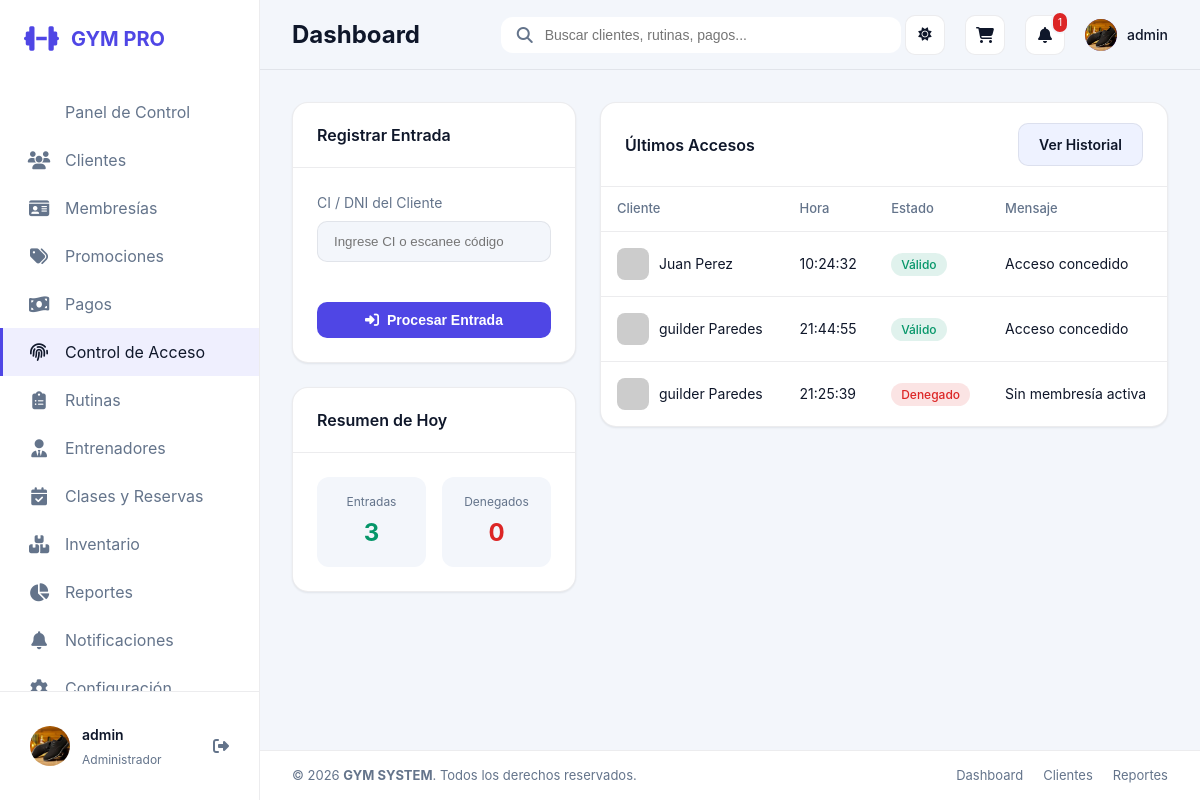
The page /acceso/ (signed in) on the database its author committed.
### apps/core/models.py (models this page shows, shortened)
class UserProfile(models.Model):
    ROLE_ADMIN = 'ADMIN'
    ROLE_RECEPTION = 'RECEPCIONISTA'
    ROLE_TRAINER = 'ENTRENADOR'
    ROLE_CLIENT = 'CLIENTE'
    ROLE_CHOICES = [
        (ROLE_ADMIN, 'Administrador'),
        (ROLE_RECEPTION, 'Recepcionista'),
        (ROLE_TRAINER, 'Entrenador'),
        (ROLE_CLIENT, 'Cliente'),
    ]
    user = models.OneToOneField(settings.AUTH_USER_MODEL, on_delete=models.CASCADE, related_name='profile')
    role = models.CharField(max_length=20, choices=ROLE_CHOICES, default=ROLE_RECEPTION)
    profile_photo = models.ImageField(upload_to='perfiles/', blank=True, null=True)
    client = models.OneToOneField(Client, on_delete=models.SET_NULL, null=True, blank=True, related_name='auth_profile')
    trainer = models.OneToOneField(Trainer, on_delete=models.SET_NULL, null=True, blank=True, related_name='auth_profile')
    @property
    def role_label(self):
        return self.get_role_display()

### apps/access/models.py (models this page shows, shortened)
class AccessRecord(models.Model):
    client = models.ForeignKey(Client, on_delete=models.CASCADE)
    timestamp = models.DateTimeField(default=timezone.now)
    entry_type = models.CharField(max_length=50, choices=[
        ('ENTRADA', 'Entrada'),
        ('SALIDA', 'Salida'),
    ], default='ENTRADA')
    method = models.CharField(max_length=50, choices=[
        ('QR', 'QR'),
        ('CODIGO', 'Código'),
        ('HUELLA', 'Huella'),
    ], default='CODIGO')
    valid = models.BooleanField(default=True)
    message = models.CharField(max_length=255, blank=True)

### apps/clients/models.py (models this page shows, shortened)
class Client(models.Model):
    first_name = models.CharField(max_length=120)
    last_name = models.CharField(max_length=120)
    ci = models.CharField(max_length=40, unique=True)
    phone = models.CharField(max_length=40)
    email = models.EmailField(blank=True)
    profile_photo = models.ImageField(upload_to='clientes/', blank=True, null=True)
    join_date = models.DateField(default=timezone.now)
    is_active = models.BooleanField(default=True)
    height_cm = models.DecimalField(max_digits=5, decimal_places=2, blank=True, null=True)
    weight_kg = models.DecimalField(max_digits=5, decimal_places=2, blank=True, null=True)
    trainer = models.ForeignKey(Trainer, on_delete=models.SET_NULL, blank=True, null=True, related_name='clients')
    notes = models.TextField(blank=True)
    @property
    def full_name(self):
        return f'{self.first_name} {self.last_name}'

### apps/access/views.py (the view, shortened to what this page needs)
# urls.py: path('', views.access_panel, name='access_panel'),
@role_required(UserProfile.ROLE_ADMIN, UserProfile.ROLE_RECEPTION)
def access_panel(request):
    recent_access = AccessRecord.objects.all().order_by('-timestamp')[:20]
    context = {'recent_access': recent_access}
    return render(request, 'access/access_panel.html', context)

### apps/core/permissions.py (called while the page is built)
def get_user_profile(user):
    if not user or not user.is_authenticated:
        return None
    default_role = UserProfile.ROLE_ADMIN if user.is_superuser else UserProfile.ROLE_RECEPTION
    profile, _ = UserProfile.objects.get_or_create(
        user=user,
        defaults={'role': default_role},
    )
    if user.is_superuser and profile.role != UserProfile.ROLE_ADMIN:
        profile.role = UserProfile.ROLE_ADMIN
        profile.save(update_fields=['role'])
    return profile

def get_user_role(user):
    if not user or not user.is_authenticated:
        return None
    if user.is_superuser:
        return UserProfile.ROLE_ADMIN
    profile = get_user_profile(user)
    return profile.role if profile else None

def get_role_label(role):
    return ROLE_LABELS.get(role, 'Sin rol')

def get_linked_client(user):
    profile = get_user_profile(user)
    return profile.client if profile else None

def get_linked_trainer(user):
    profile = get_user_profile(user)
    return profile.trainer if profile else None

def has_role(user, *allowed_roles):
    role = get_user_role(user)
    return role in allowed_roles

def role_required(*allowed_roles):
    def decorator(view_func):
        @wraps(view_func)
        def wrapped_view(request, *args, **kwargs):
            if not request.user.is_authenticated:
                return redirect('login')
            if has_role(request.user, *allowed_roles):
                return view_func(request, *args, **kwargs)
            messages.error(request, 'No tienes permisos para acceder a esta sección.')
            return redirect('dashboard')
        return wrapped_view
    return decorator

### templates/access/access_panel.html (shortened to what this page needs)
{% extends 'base.html' %}
{% block content %}
<div class="dashboard-grid" style="grid-template-columns: 1fr 2fr;">
    <div class="grid-left">
        <div class="card">
            <div class="card-header">
                <h3 class="card-title">Registrar Entrada</h3>
            </div>
            <div class="card-body">
                <form action="" method="POST">
                    <div class="form-group">
                        <label for="ci">CI / DNI del Cliente</label>
                        <input type="text" name="ci" id="ci" class="form-control" placeholder="Ingrese CI o escanee código" autofocus required>
                    </div>
                    <button type="submit" class="btn btn-primary" style="width: 100%; justify-content: center; margin-top: 20px;">
                        <i class="fas fa-sign-in-alt"></i> Procesar Entrada
                    </button>
                </form>
            </div>
        </div>
        <div class="card" style="margin-top: 24px;">
            <div class="card-header">
                <h3 class="card-title">Resumen de Hoy</h3>
            </div>
            <div class="card-body">
                <div style="display: grid; grid-template-columns: 1fr 1fr; gap: 16px;">
                    <div style="background: var(--bg-body); padding: 16px; border-radius: 12px; text-align: center;">
                        <span style="display: block; font-size: 12px; color: var(--text-muted); margin-bottom: 4px;">Entradas</span>
                        <span style="font-size: 24px; font-weight: 700; color: var(--color-success);">{{ recent_access.count }}</span>
                    </div>
                    <div style="background: var(--bg-body); padding: 16px; border-radius: 12px; text-align: center;">
                        <span style="display: block; font-size: 12px; color: var(--text-muted); margin-bottom: 4px;">Denegados</span>
                        <span style="font-size: 24px; font-weight: 700; color: var(--color-danger);">0</span>
                    </div>
                </div>
            </div>
        </div>
    </div>
    <div class="grid-right">
        <div class="card">
            <div class="card-header">
                <h3 class="card-title">Últimos Accesos</h3>
                <a href="{% url 'access_history' %}" class="btn btn-secondary btn-sm">Ver Historial</a>
            </div>
            <div class="card-body" style="padding: 0;">
                <div class="table-container">
                    <table>
                        <thead>
                            <tr>
                                <th>Cliente</th>
                                <th>Hora</th>
                                <th>Estado</th>
                                <th>Mensaje</th>
                            </tr>
                        </thead>
                        <tbody>
                            {% for access in recent_access %}
                            <tr>
                                <td>
                                    <div style="display: flex; align-items: center; gap: 10px;">
                                        <img src="https://ui-avatars.com/api/?name={{ access.client.full_name }}&background=random" style="width: 32px; height: 32px; border-radius: 8px;">
                                        <span>{{ access.client.full_name }}</span>
                                    </div>
                                </td>
                                <td>{{ access.timestamp|date:"H:i:s" }}</td>
                                <td>
                                    {% if access.valid %}
                                    <span class="badge-status status-active">Válido</span>
                                    {% else %}
                                    <span class="badge-status status-expired">Denegado</span>
                                    {% endif %}
                                </td>
                                <td>{{ access.message }}</td>
                            </tr>
                            {% empty %}
                            <tr>
                                <td colspan="4" style="text-align: center; padding: 48px; color: var(--text-muted);">No hay registros recientes.</td>
                            </tr>
                            {% endfor %}
                        </tbody>
                    </table>
                </div>
            </div>
        </div>
    </div>
</div>
{% endblock %}

### templates/components/sidebar.html (shortened to what this page needs)
<aside class="sidebar" id="sidebar">
    <div class="sidebar-header">
        <a href="{% url 'dashboard' %}" class="logo">
            <i class="fas fa-dumbbell"></i>
            <span>GYM PRO</span>
        </a>
    </div>
    <nav class="sidebar-nav">
        <a href="{% url 'dashboard' %}" class="nav-item {% if request.resolver_match.url_name == 'dashboard' %}active{% endif %}">
            <span>Panel de Control</span>
        </a>
        {% if request.user.profile.role == 'ADMIN' or request.user.profile.role == 'RECEPCIONISTA' %}
        <a href="{% url 'client_list' %}" class="nav-item {% if 'client' in request.resolver_match.url_name %}active{% endif %}">
            <i class="fas fa-users"></i>
            <span>Clientes</span>
        </a>
        {% endif %}
        {% if request.user.profile.role == 'ADMIN' or request.user.profile.role == 'RECEPCIONISTA' %}
        <a href="{% url 'plan_list' %}" class="nav-item {% if 'plan' in request.resolver_match.url_name %}active{% endif %}">
            <i class="fas fa-id-card"></i>
            <span>Membresías</span>
        </a>
        {% endif %}
        {% if request.user.profile.role == 'ADMIN' %}
        <a href="{% url 'promotion_list' %}" class="nav-item {% if 'promotion' in request.resolver_match.url_name %}active{% endif %}">
            <i class="fas fa-tags"></i>
            <span>Promociones</span>
        </a>
        {% endif %}
        {% if request.user.profile.role == 'ADMIN' or request.user.profile.role == 'RECEPCIONISTA' %}
        <a href="{% url 'payment_list' %}" class="nav-item {% if 'payment' in request.resolver_match.url_name %}active{% endif %}">
            <i class="fas fa-money-bill-wave"></i>
            <span>Pagos</span>
        </a>
        {% endif %}
        {% if request.user.profile.role == 'ADMIN' or request.user.profile.role == 'RECEPCIONISTA' %}
        <a href="{% url 'access_panel' %}" class="nav-item {% if 'access' in request.resolver_match.url_name %}active{% endif %}">
            <i class="fas fa-fingerprint"></i>
            <span>Control de Acceso</span>
        </a>
        {% endif %}
        {% if request.user.profile.role == 'ADMIN' or request.user.profile.role == 'ENTRENADOR' %}
        <a href="{% url 'routine_list' %}" class="nav-item {% if 'routine' in request.resolver_match.url_name %}active{% endif %}">
            <i class="fas fa-clipboard-list"></i>
            <span>Rutinas</span>
        </a>
        {% endif %}
        {% if request.user.profile.role == 'ADMIN' %}
        <a href="{% url 'trainers:list' %}" class="nav-item {% if 'trainers' in request.resolver_match.app_name %}active{% endif %}">
            <i class="fas fa-user-tie"></i>
            <span>Entrenadores</span>
        </a>
        {% endif %}
        {% if request.user.profile.role != 'CLIENTE' %}
        <a href="{% url 'reservation_list' %}" class="nav-item {% if 'reservation' in request.resolver_match.url_name %}active{% endif %}">
            <i class="fas fa-calendar-check"></i>
            <span>Clases y Reservas</span>
        </a>
        {% endif %}
        {% if request.user.profile.role == 'ADMIN' or request.user.profile.role == 'RECEPCIONISTA' %}
        <a href="{% url 'product_list' %}" class="nav-item {% if 'product' in request.resolver_match.url_name %}active{% endif %}">
            <i class="fas fa-boxes-stacked"></i>
            <span>Inventario</span>
        </a>
        {% endif %}
        {% if request.user.profile.role == 'ADMIN' %}
        <a href="{% url 'reports_dashboard' %}" class="nav-item {% if 'reports' in request.resolver_match.url_name %}active{% endif %}">
            <i class="fas fa-chart-pie"></i>
            <span>Reportes</span>
        </a>
        {% endif %}
        {% if request.user.profile.role != 'CLIENTE' %}
        <a href="{% url 'notification_list' %}" class="nav-item {% if 'notification' in request.resolver_match.url_name %}active{% endif %}">
            <i class="fas fa-bell"></i>
            <span>Notificaciones</span>
        </a>
        {% endif %}
        {% if request.user.profile.role == 'ADMIN' %}
        <a href="{% url 'system_settings' %}" class="nav-item {% if 'system_settings' in request.resolver_match.url_name %}active{% endif %}">
            <i class="fas fa-gear"></i>
            <span>Configuración</span>
        </a>
        {% endif %}
    </nav>
    <div class="sidebar-footer">
        <div class="user-profile">
            {% if request.user.profile.role == 'CLIENTE' and request.user.profile.client.profile_photo %}
                <img src="{{ request.user.profile.client.profile_photo.url }}" alt="User" class="user-avatar">
            {% elif request.user.profile.profile_photo %}
                <img src="{{ request.user.profile.profile_photo.url }}" alt="User" class="user-avatar">
            {% else %}
                <img src="https://ui-avatars.com/api/?name={{ request.user.get_full_name|default:request.user.username }}&background=6366f1&color=fff" alt="User" class="user-avatar">
            {% endif %}
            <div class="user-info">
                <span class="user-name">{{ request.user.get_full_name|default:request.user.username }}</span>
                <span class="user-role">{{ request.user.profile.role_label }}</span>
            </div>
            <a href="{% url 'logout' %}" title="Cerrar Sesión" style="color: var(--text-muted);"><i class="fas fa-sign-out-alt"></i></a>
        </div>
    </div>
</aside>

### templates/components/navbar.html (shortened to what this page needs)
<nav class="navbar">
    <div class="navbar-left">
        <h2 class="page-title">
            {% block page_title %}Dashboard{% endblock %}
        </h2>
    </div>
    <div class="navbar-center">
        <div class="search-bar">
            <i class="fas fa-search"></i>
            <input type="text" placeholder="Buscar clientes, rutinas, pagos...">
        </div>
    </div>
    <div class="navbar-right">
        <div class="navbar-actions">
            <button type="button" class="nav-btn theme-toggle" id="themeToggle" title="Cambiar tema" aria-label="Cambiar tema">
                <i class="fas fa-sun theme-icon theme-icon-light"></i>
            </button>
            <a href="{% url 'cart_detail' %}" class="nav-btn" title="Carrito de Ventas">
                <i class="fas fa-shopping-cart"></i>
            </a>
            <a href="{% url 'notification_list' %}" class="nav-btn" title="Notificaciones">
                <i class="fas fa-bell"></i>
                {% if notifications_count > 0 %}
                <span class="badge">{{ notifications_count }}</span>
                {% endif %}
            </a>
            <div class="user-menu">
                <div class="user-avatar-mini">
                    {% if request.user.profile.role == 'CLIENTE' and request.user.profile.client.profile_photo %}
                        <img src="{{ request.user.profile.client.profile_photo.url }}" style="width: 100%; height: 100%; border-radius: 50%; object-fit: cover;">
                    {% elif request.user.profile.profile_photo %}
                        <img src="{{ request.user.profile.profile_photo.url }}" style="width: 100%; height: 100%; border-radius: 50%; object-fit: cover;">
                    {% else %}
                        {{ request.user.username|slice:":1"|upper }}
                    {% endif %}
                </div>
                <span class="user-name-mini">{{ request.user.username }}</span>
            </div>
        </div>
    </div>
</nav>

### rows shown on the page
AccessRecord: client.full_name "Juan Perez", timestamp "10:24:32", valid "Válido", message "Acceso concedido"
AccessRecord: client.full_name "guilder Paredes", timestamp "21:44:55", valid "Válido", message "Acceso concedido"
AccessRecord: client.full_name "guilder Paredes", timestamp "21:25:39", valid "Denegado", message "Sin membresía activa"

### other values the page prints
{{ request.user.get_full_name|default:request.user.username }} "admin"
{{ request.user.profile.role_label }} "Administrador"
{{ notifications_count }} "1"
{{ request.user.username }} "admin"
{{ recent_access.count }} "3"
